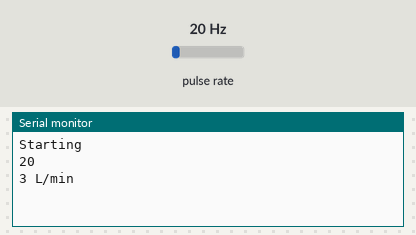
Bench run of a sketch on a simulated ESP8266 (NodeMCU). On the bench: the last lines printed to the serial monitor. Wiring (inferred from the names in the program): pulse sensor: data D3. The inputs (shaded band) are chosen by the test bench; at power-on: pulse rate 20 Hz.

Above: at 1.2 s.
1.3 s: pulse rate set to 4 Hz
At 2.6 s:
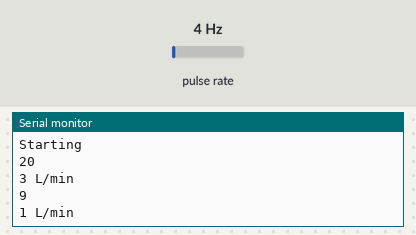
2.8 s: pulse rate set to 50 Hz
At 3.8 s:
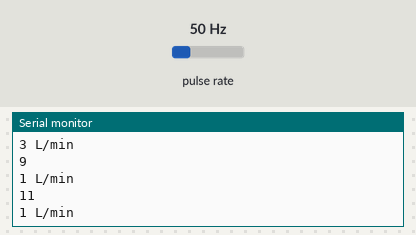
Timing chart, 0 to 5.8 s (numbered marks = the images above; inputs shaded):
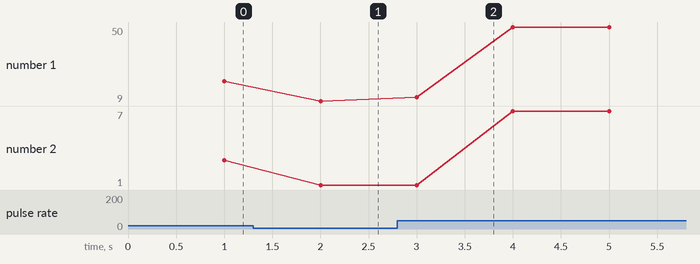

Measured:
- after the input at 1.3 s, the serial monitor: prints a new line after 0.70 s (image 1)
- after the input at 2.8 s, the serial monitor: prints a new line after 0.20 s (image 2)
- plotted number 1: 20 → 9 after the input at 1.3 s, 9 → 50 after the input at 2.8 s
- plotted number 2: 3 → 1 after the input at 1.3 s, 1 → 7 after the input at 2.8 s

The sketch:

WaterSupplyControl_waterflow.ino
```cpp
#define WATERFLOW_PIN D3

volatile int flow_frequency; // variable to store the “rise ups” from the flowmeter pulses
unsigned int flow_l_min; // Calculated litres/hour
unsigned long currentTime = 0;
unsigned long cloopTime;

//Interrupt function, so that the counting of pulse “rise ups” dont interfere with the rest of the code  (attachInterrupt)
void ICACHE_RAM_ATTR flow_ISR(){
  flow_frequency++;
}

void setup() {
  // put your setup code here, to run once:
  Serial.begin(115200);

  pinMode(WATERFLOW_PIN, INPUT_PULLUP);
  //digitalWrite(WATERFLOW_PIN, HIGH); // Optional Internal Pull-Up

  // Attach an interrupt to the ISR vector
  attachInterrupt(digitalPinToInterrupt(WATERFLOW_PIN), flow_ISR, RISING);
  sei(); // Enable interrupts

  currentTime = millis();
  cloopTime = currentTime;

  Serial.println("Starting");
}

void loop() {
   currentTime = millis();

   // Every second, calculate and print litres/hour
   if(currentTime >= (cloopTime + 1000))
   {
      cloopTime = currentTime;                // Updates cloopTime
      Serial.println(flow_frequency);              // Print litres/hour

      // Pulse frequency (Hz) = (6.6*Q)  Q=L/MIN±3%
      flow_l_min = (flow_frequency / 6.6);  // (Pulse frequency x 60 min) / 6.6Q = flowrate in L/hour
      flow_frequency = 0;                     // Reset Counter
      Serial.print(flow_l_min, DEC);              // Print litres/hour
      Serial.println(" L/min");
   }
}
```
